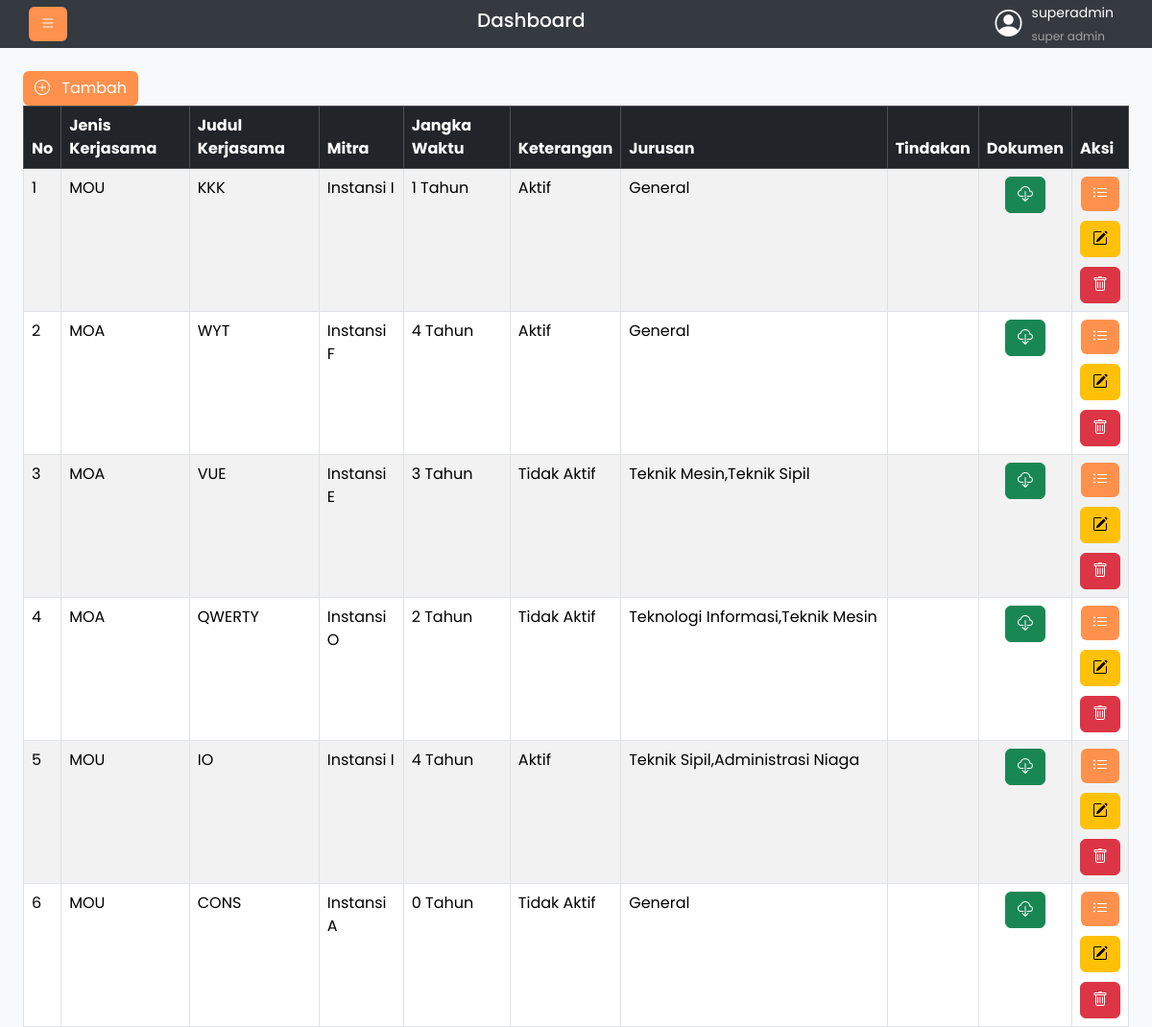
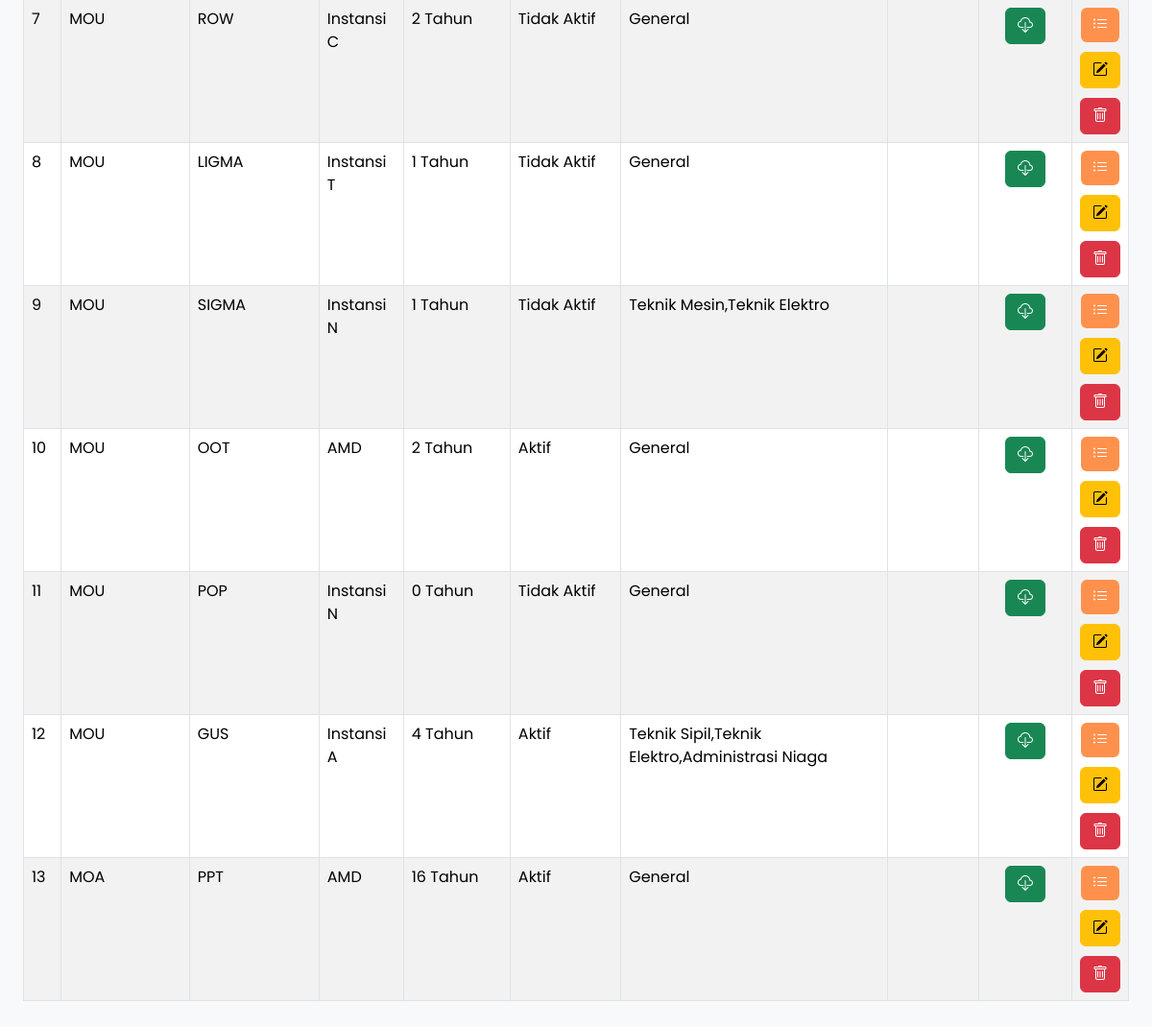
Page /index.php?action=list_mou_moa (signed in) on the earlier database version (2 pictures, top to bottom).
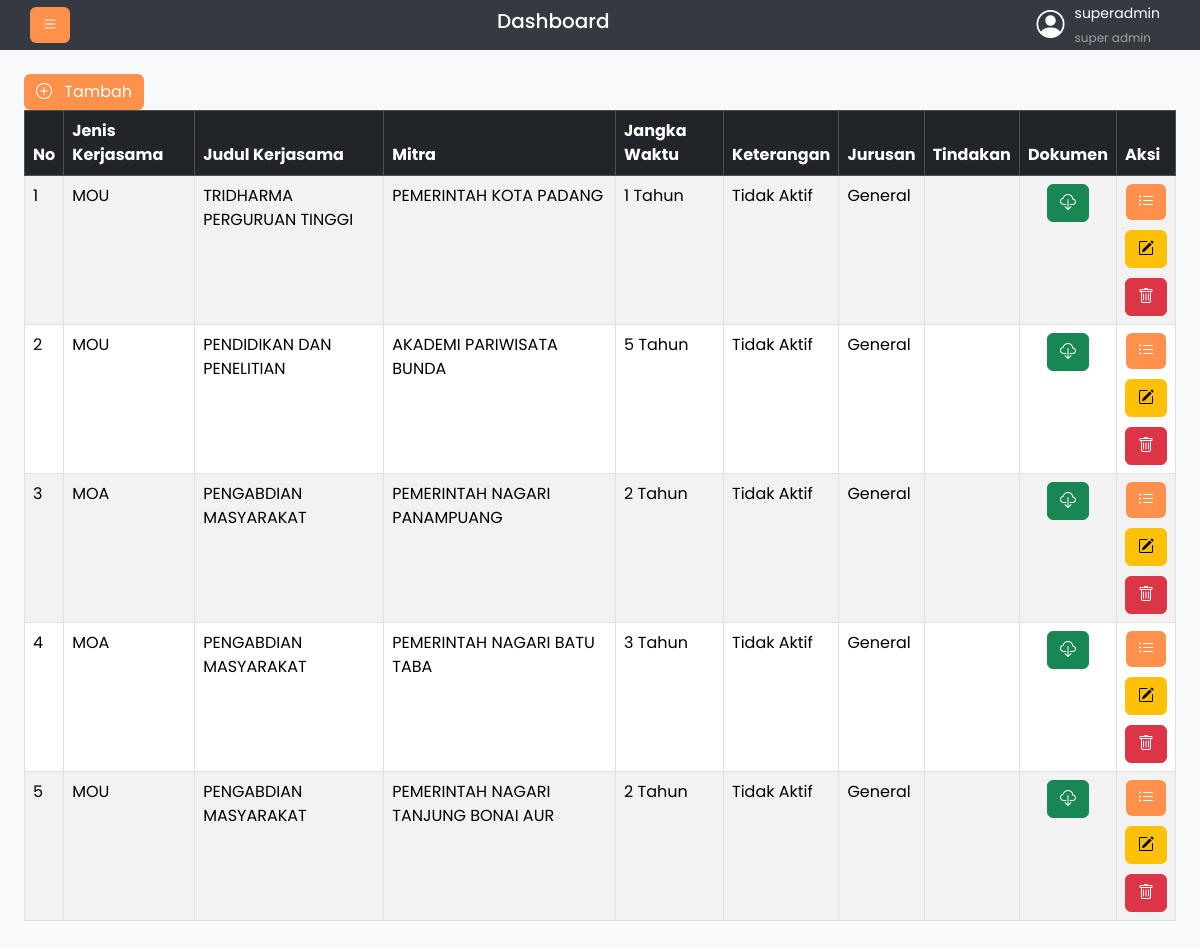
Same page on the later database version.
### tables this page shows
CREATE TABLE `tb_mou_moa` (
  `idMouMoa` int NOT NULL,
  `nomorMouMoa` varchar(30) DEFAULT NULL,
  `judul_kerjasama` varchar(50) NOT NULL,
  `jenisKerjasama` enum('mou','moa') DEFAULT NULL,
  `jangkaWaktu` varchar(20) DEFAULT NULL,
  `awalKerjasama` date DEFAULT NULL,
  `akhirKerjasama` date DEFAULT NULL,
  `tindakan` varchar(45) DEFAULT NULL,
  `jurusan` varchar(255) DEFAULT NULL,
  `topik_kerjasama` varchar(90) DEFAULT NULL,
  `fileDokumen` varchar(255) DEFAULT NULL,
  `mitra_idMitra` int NOT NULL,
  `user_idAkun` int NOT NULL,
  `mailing` enum('belum','sudah') NOT NULL DEFAULT 'belum'
);

CREATE TABLE `tb_mitra` (
  `idMitra` int NOT NULL,
  `namaInstansi` varchar(70) DEFAULT NULL,
  `namaPimpinan` varchar(30) DEFAULT NULL,
  `alamatMitra` varchar(200) DEFAULT NULL,
  `emailMitra` varchar(90) DEFAULT NULL,
  `teleponMitra` varchar(90) DEFAULT NULL,
  `bidangUsaha` varchar(50) DEFAULT NULL,
  `websiteMitra` varchar(140) DEFAULT NULL,
  `provinsi` varchar(50) DEFAULT NULL,
  `kota` varchar(50) DEFAULT NULL
);

### view/admin/readMouMoa.php (the view, shortened to what this page needs)
<?php
include_once "Library/functions.php";
global $pdo;
?>
<?php if ($_SESSION["role"] !== "jurusan"): ?>
    <a href="?action=tambah_mou_moa" class="btn btn-primary"><i class="bi bi-plus-circle me-2"></i> Tambah</a>
<?php endif; ?>
<div class="table-responsive">
    <table id="tabel-mou-moa" class="table table-bordered table-striped">
        <thead class="table-dark">
            <tr>
                <th>No</th>
                <th>Jenis Kerjasama</th>
                <th>Judul Kerjasama</th>
                <th>Mitra</th>
                <th>Jangka Waktu</th>
                <th>Keterangan</th>
                <th>Jurusan</th>
                <th>Tindakan</th>
                <th>Dokumen</th>
                <th>Aksi</th>
            </tr>
        </thead>
        <tbody>
            <?php
            $i = 1;
            try {
                $stmt = $pdo->prepare("SELECT idMouMoa, nomorMouMoa, jenisKerjasama, judul_kerjasama, namaInstansi, jangkaWaktu, jurusan, tindakan, topik_kerjasama, fileDokumen, DATE_FORMAT(awalKerjasama, '%d %M %Y') AS awalKerjasama, DATE_FORMAT(akhirKerjasama, '%d %M %Y') AS akhirKerjasama, akhirKerjasama AS akhir FROM tb_mou_moa JOIN tb_mitra ON tb_mou_moa.mitra_idMitra = tb_mitra.idMitra ORDER BY idMouMoa DESC");
                $stmt->execute();
                $result = $stmt->fetchAll(PDO::FETCH_ASSOC);
            } catch (PDOException $e) {
                echo "Gagal mengambil data: " . $e->getMessage();
            }
            foreach ($result as $row):
                if (date("Y-m-d") <= $row["akhir"]) {
                    $ket = "Aktif";
                } else {
                    $ket = "Tidak Aktif";
                }
            ?>
                <tr>
                    <td><?= $i ?></td>
                    <td><?= strtoupper($row["jenisKerjasama"]) ?></td>
                    <td><?= $row["judul_kerjasama"] ?></td>
                    <td><?= $row["namaInstansi"] ?></td>
                    <td><?= $row["jangkaWaktu"] . " Tahun" ?></td>
                    <td>
                        <?= htmlspecialchars($ket, ENT_QUOTES, 'UTF-8') ?>
                    </td>
                    <td><?= $row["jurusan"]; ?></td>
                    <td><?= $row["tindakan"]; ?></td>
                    <td>
                        <div class="action-buttons-vertical">
                            <a href="uploads/documents/<?= $row["fileDokumen"] ?>" download=""><i class="btn btn-success bi bi-cloud-download"></i></a>
                        </div>
                    </td>
                    <td>
                        <form action="" method="post" class="action-buttons-vertical">
                            <button type="button" name="detail" class="button-no-border tombol-aksi" data-bs-toggle="modal" data-bs-target="#<?= $row["idMouMoa"] ?>">
                                <i class="btn btn-primary bi bi-list-ul"></i>
                            </button>
                            <?php if ($_SESSION["role"] !== "jurusan"): ?>
                                <a href="index.php?action=update_mou_moa&idMouMoa=<?= $row["idMouMoa"] ?>" class="btn btn-warning bi bi-pencil-square"></a>
                                <button name="delete" class="button-no-border tombol-aksi" value="<?= $row["idMouMoa"] ?>" onclick="return confirm('Apakah anda yakin ingin menghapus?')">
                                    <i class="btn btn-danger bi bi-trash"></i>
                                </button>
                            <?php endif; ?>
                        </form>
                    </td>
                </tr>
            <?php
                $i++;
            endforeach;
            ?>
        </tbody>
    </table>
</div>

Differences in the rows shown:
removed tb_mou_moa: jenisKerjasama "MOU", judul_kerjasama "KKK", mitra_idMitra.namaInstansi "Instansi I", jangkaWaktu "1", akhirKerjasama "Aktif", jurusan "General", idMouMoa 26 (drawn), $row["idMouMoa"] 26 (drawn)
removed tb_mou_moa: jenisKerjasama "MOA", judul_kerjasama "WYT", mitra_idMitra.namaInstansi "Instansi F", jangkaWaktu "4", akhirKerjasama "Aktif", jurusan "General", idMouMoa 25 (drawn), $row["idMouMoa"] 25 (drawn)
removed tb_mou_moa: jenisKerjasama "MOA", judul_kerjasama "VUE", mitra_idMitra.namaInstansi "Instansi E", jangkaWaktu "3", akhirKerjasama "Tidak Aktif", jurusan "Teknik Mesin,Teknik Sipil", idMouMoa 24 (drawn), $row["idMouMoa"] 24 (drawn)
removed tb_mou_moa: jenisKerjasama "MOA", judul_kerjasama "QWERTY", mitra_idMitra.namaInstansi "Instansi O", jangkaWaktu "2", akhirKerjasama "Tidak Aktif", jurusan "Teknologi Informasi,Teknik Mesin", idMouMoa 23 (drawn), $row["idMouMoa"] 23 (drawn)
removed tb_mou_moa: jenisKerjasama "MOU", judul_kerjasama "IO", mitra_idMitra.namaInstansi "Instansi I", jangkaWaktu "4", akhirKerjasama "Aktif", jurusan "Teknik Sipil,Administrasi Niaga", idMouMoa 22 (drawn), $row["idMouMoa"] 22 (drawn)
removed tb_mou_moa: jenisKerjasama "MOU", judul_kerjasama "CONS", mitra_idMitra.namaInstansi "Instansi A", jangkaWaktu "0", akhirKerjasama "Tidak Aktif", jurusan "General", idMouMoa 21 (drawn), $row["idMouMoa"] 21 (drawn)
removed tb_mou_moa: jenisKerjasama "MOU", judul_kerjasama "ROW", mitra_idMitra.namaInstansi "Instansi C", jangkaWaktu "2", akhirKerjasama "Tidak Aktif", jurusan "General", idMouMoa 20 (drawn), $row["idMouMoa"] 20 (drawn)
removed tb_mou_moa: jenisKerjasama "MOU", judul_kerjasama "LIGMA", mitra_idMitra.namaInstansi "Instansi T", jangkaWaktu "1", akhirKerjasama "Tidak Aktif", jurusan "General", idMouMoa 19 (drawn), $row["idMouMoa"] 19 (drawn)
removed tb_mou_moa: jenisKerjasama "MOU", judul_kerjasama "SIGMA", mitra_idMitra.namaInstansi "Instansi N", jangkaWaktu "1", akhirKerjasama "Tidak Aktif", jurusan "Teknik Mesin,Teknik Elektro", idMouMoa 18 (drawn), $row["idMouMoa"] 18 (drawn)
removed tb_mou_moa: jenisKerjasama "MOU", judul_kerjasama "OOT", mitra_idMitra.namaInstansi "AMD", jangkaWaktu "2", akhirKerjasama "Aktif", jurusan "General", idMouMoa 17 (drawn), $row["idMouMoa"] 17 (drawn)
removed tb_mou_moa: jenisKerjasama "MOU", judul_kerjasama "POP", mitra_idMitra.namaInstansi "Instansi N", jangkaWaktu "0", akhirKerjasama "Tidak Aktif", jurusan "General", idMouMoa 16 (drawn), $row["idMouMoa"] 16 (drawn)
removed tb_mou_moa: jenisKerjasama "MOU", judul_kerjasama "GUS", mitra_idMitra.namaInstansi "Instansi A", jangkaWaktu "4", akhirKerjasama "Aktif", jurusan "Teknik Sipil,Teknik Elektro,Administrasi Niaga", idMouMoa 15 (drawn), $row["idMouMoa"] 15 (drawn)
removed tb_mou_moa: jenisKerjasama "MOA", judul_kerjasama "PPT", mitra_idMitra.namaInstansi "AMD", jangkaWaktu "16", akhirKerjasama "Aktif", jurusan "General", idMouMoa 14 (drawn), $row["idMouMoa"] 14 (drawn)
added tb_mou_moa: jenisKerjasama "MOU", judul_kerjasama "TRIDHARMA PERGURUAN TINGGI", mitra_idMitra.namaInstansi "PEMERINTAH KOTA PADANG", jangkaWaktu "1", akhirKerjasama "Tidak Aktif", jurusan "General", idMouMoa 13 (drawn), $row["idMouMoa"] 13 (drawn)
added tb_mou_moa: jenisKerjasama "MOU", judul_kerjasama "PENDIDIKAN DAN PENELITIAN", mitra_idMitra.namaInstansi "AKADEMI PARIWISATA BUNDA", jangkaWaktu "5", akhirKerjasama "Tidak Aktif", jurusan "General", idMouMoa 12 (drawn), $row["idMouMoa"] 12 (drawn)
added tb_mou_moa: jenisKerjasama "MOA", judul_kerjasama "PENGABDIAN MASYARAKAT", mitra_idMitra.namaInstansi "PEMERINTAH NAGARI PANAMPUANG", jangkaWaktu "2", akhirKerjasama "Tidak Aktif", jurusan "General", idMouMoa 11 (drawn), $row["idMouMoa"] 11 (drawn)
added tb_mou_moa: jenisKerjasama "MOA", judul_kerjasama "PENGABDIAN MASYARAKAT", mitra_idMitra.namaInstansi "PEMERINTAH NAGARI BATU TABA", jangkaWaktu "3", akhirKerjasama "Tidak Aktif", jurusan "General", idMouMoa 10 (drawn), $row["idMouMoa"] 10 (drawn)
added tb_mou_moa: jenisKerjasama "MOU", judul_kerjasama "PENGABDIAN MASYARAKAT", mitra_idMitra.namaInstansi "PEMERINTAH NAGARI TANJUNG BONAI AUR", jangkaWaktu "2", akhirKerjasama "Tidak Aktif", jurusan "General", idMouMoa 9 (drawn), $row["idMouMoa"] 9 (drawn)
